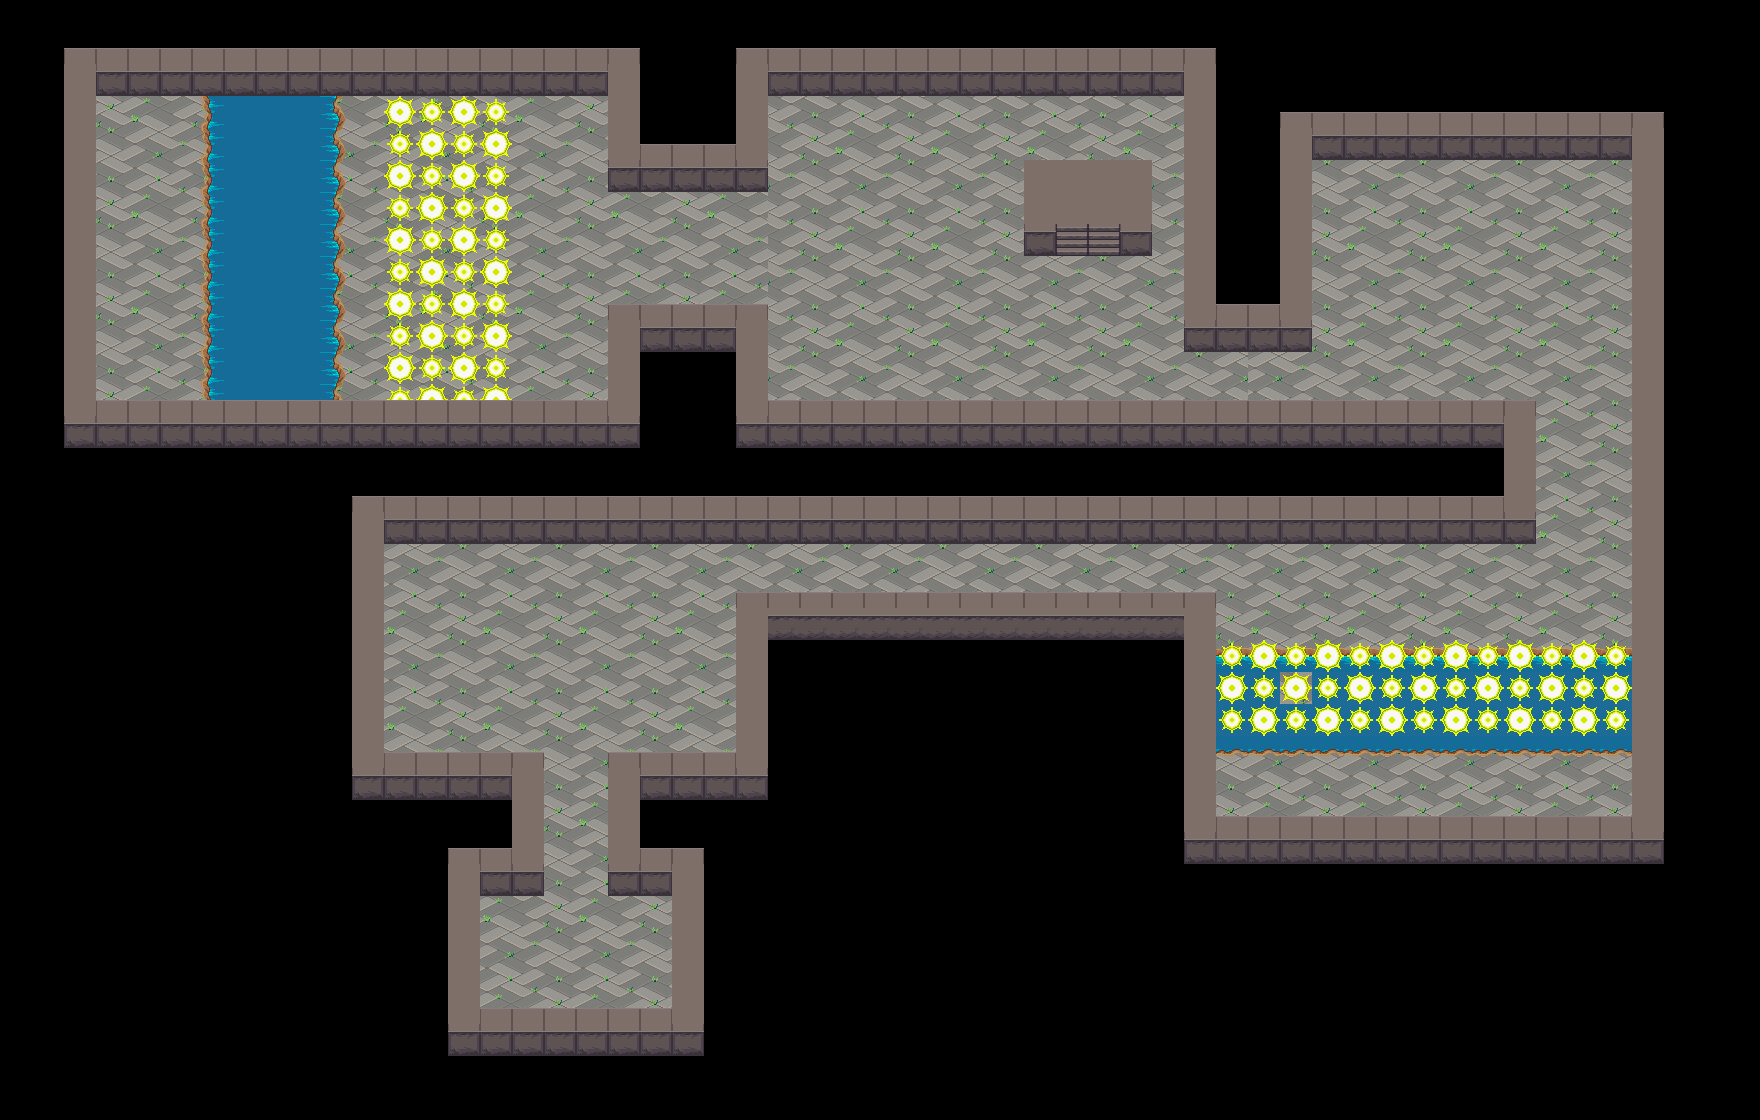

This is a level from a 2D game, rendered from its Tiled map with the project's own tilesets. A one-line summary and the map file follow, with tile-layer data summarised:
An orthogonal 55x35 tile map with 32x32 px tiles, 4 tile layers (fondo, agua, electricidad, paredes por detras), 1 hidden layer not drawn and 42 objects.

<map version="1.0" tiledversion="1.1.6" orientation="orthogonal" renderorder="right-down" width="55" height="35" tilewidth="32" tileheight="32" infinite="0" nextobjectid="52">
 <tileset firstgid="1" source="TodoSprites.tsx" />
 <layer name="fondo" width="55" height="35">
  <properties>
   <property name="TapaJugador" type="bool" value="true" />
  </properties>
  <data>[1925 cells, 945 non-empty, 13 distinct tile ids]</data>
 </layer>
 <layer name="subida" width="55" height="35" visible="0" locked="1">
  <properties>
   <property name="TapaJugador" type="bool" value="true" />
  </properties>
  <data>[1925 cells, 24 non-empty, 6 distinct tile ids]</data>
 </layer>
 <layer name="agua" width="55" height="35">
  <properties>
   <property name="TapaJugador" type="bool" value="true" />
  </properties>
  <data>[1925 cells, 113 non-empty, 9 distinct tile ids]</data>
 </layer>
 <layer name="electricidad" width="55" height="35">
  <properties>
   <property name="TapaJugador" type="bool" value="false" />
  </properties>
  <data>[1925 cells, 79 non-empty, 2 distinct tile ids]</data>
 </layer>
 <layer name="paredes por detras" width="55" height="35">
  <properties>
   <property name="TapaJugador" type="bool" value="false" />
  </properties>
  <data>[1925 cells, 175 non-empty, 1 distinct tile ids]</data>
 </layer>
 <objectgroup color="#00ffff" name="agua">
  <object id="1" x="211" y="98" width="124" height="317" />
  <object id="2" x="1203" y="653" width="436" height="98" />
 </objectgroup>
 <objectgroup color="#ff55ff" name="meta">
  <object id="50" x="568" y="950.667" />
 </objectgroup>
 <objectgroup color="#ffff7f" name="electricidad">
  <object id="3" x="387" y="99" width="121" height="315" />
  <object id="4" x="1210" y="646" width="421.667" height="85" />
 </objectgroup>
 <objectgroup color="#ff0000" name="enemigos">
  <object id="6" x="1313" y="778.667">
   <properties>
    <property name="TipoEnemigo" type="int" value="3" />
   </properties>
  </object>
  <object id="7" x="1504.67" y="779">
   <properties>
    <property name="TipoEnemigo" type="int" value="3" />
   </properties>
  </object>
  <object id="8" x="1468" y="269">
   <properties>
    <property name="TipoEnemigo" type="int" value="3" />
   </properties>
  </object>
 </objectgroup>
 <objectgroup color="#55ff00" name="pociones">
  <properties>
   <property name="Tipo" type="int" value="1" />
  </properties>
  <object id="9" x="1086" y="558.667">
   <properties>
    <property name="Tipo" type="int" value="1" />
   </properties>
  </object>
  <object id="13" x="850" y="555.667">
   <properties>
    <property name="Tipo" type="int" value="1" />
   </properties>
  </object>
 </objectgroup>
 <objectgroup color="#ffff7f" name="llaves">
  <object id="14" x="575" y="655" />
 </objectgroup>
 <objectgroup color="#000000" name="bombas">
  <object id="15" x="1089" y="189" />
 </objectgroup>
 <objectgroup color="#ffaa00" name="armas">
  <object id="16" x="1313" y="563">
   <properties>
    <property name="Tipo" type="int" value="1" />
   </properties>
  </object>
  <object id="17" x="1427" y="563">
   <properties>
    <property name="Tipo" type="int" value="1" />
   </properties>
  </object>
 </objectgroup>
 <objectgroup color="#55557f" name="escaleras">
  <object id="19" x="1045" y="225" width="86" height="31" />
 </objectgroup>
 <objectgroup color="#55007f" name="puertas">
  <object id="20" x="560" y="833">
   <properties>
    <property name="Tipo" type="int" value="1" />
   </properties>
  </object>
  <object id="22" x="590" y="832">
   <properties>
    <property name="Tipo" type="int" value="2" />
   </properties>
  </object>
 </objectgroup>
 <objectgroup name="colisiones">
  <object id="23" x="66" y="412.667" width="1469.33" height="111" />
  <object id="24" x="610" y="318" width="158" height="115" />
  <object id="25" x="1187.67" y="65" width="123.333" height="267.333" />
  <object id="26" x="1318.33" y="111.667" width="319" height="30" />
  <object id="27" x="1635.33" y="115" width="29.6667" height="745.333" />
  <object id="28" x="1204" y="830" width="433" height="31.6667" />
  <object id="29" x="1185" y="613" width="30.6667" height="231" />
  <object id="30" x="770" y="610.333" width="414" height="30.6667" />
  <object id="31" x="736" y="607.667" width="32" height="190.333" />
  <object id="32" x="610" y="764.667" width="158" height="128.333" />
  <object id="33" x="353" y="515" width="28.3333" height="284" />
  <object id="35" x="353" y="761.667" width="192" height="132.333" />
  <object id="36" x="448" y="895" width="36.6667" height="160" />
  <object id="37" x="674.333" y="894" width="30.6667" height="161" />
  <object id="38" x="449" y="1020.33" width="256" height="36.6667" />
  <object id="40" x="609" y="47" width="159" height="122.667" />
  <object id="41" x="65" y="44.3333" width="1149" height="32" />
  <object id="42" x="64" y="64" width="33.3333" height="382" />
  <object id="45" x="1026.33" y="157.667" width="125" height="9.33333" />
  <object id="46" x="1137.33" y="160" width="14.3333" height="92" />
  <object id="47" x="1026.33" y="160" width="17.6667" height="93.3333" />
 </objectgroup>
 <objectgroup color="#aa5500" name="cajas">
  <object id="48" x="1554.67" y="475.999" />
  <object id="49" x="1594.67" y="474.666" />
 </objectgroup>
 <objectgroup color="#0055ff" name="spawn">
  <object id="43" x="144" y="204">
   <properties>
    <property name="Personaje" type="int" value="1" />
   </properties>
  </object>
  <object id="44" x="144" y="304">
   <properties>
    <property name="Personaje" type="int" value="2" />
   </properties>
  </object>
 </objectgroup>
</map>